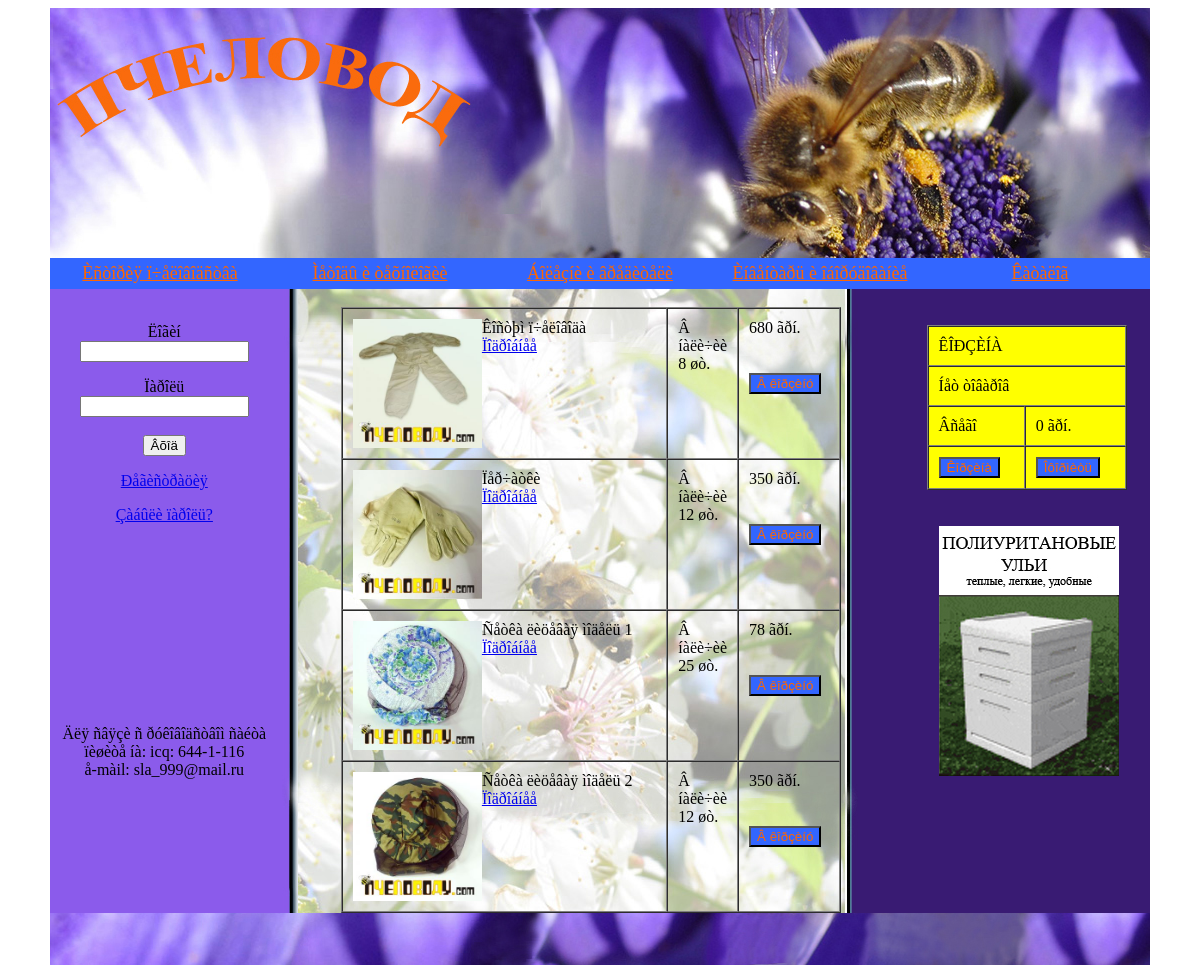
The page /index51.php on the database its author committed.
### tables this page shows
CREATE TABLE IF NOT EXISTS `price` (
  `id` int(5) NOT NULL AUTO_INCREMENT,
  `name` char(200) DEFAULT NULL,
  `price` char(10) DEFAULT NULL,
  `quantity` int(5) DEFAULT NULL,
  `detail` char(200) DEFAULT NULL,
  `file_name` char(200) DEFAULT NULL,
  PRIMARY KEY (`id`)
);

### index51.php (the view, shortened to what this page needs)
<!DOCTYPE html PUBLIC "-//W3C//DTD XHTML 1.0 Strict//EN"
    "http://www.w3.org/TR/xhtml1/DTD/xhtml1-strict.dtd">
<html xmlns="http://www.w3.org/1999/xhtml">
<head>
  <link rel="stylesheet" href="mmstyle.css" type="text/css" media="screen" />
</head>
<body>
    <table align="center" style=" table-layout:  auto" width="1100" border="0px" cellpadding="0" cellspacing="0" border="0" background="image/fon.jpg" bordercolorlight="#000000">
      <tr>
        <td colspan="3"><img src="image/baner.jpg" width="1100" height="250" align="top" alt="" />
         <div id="mainmenu">
                <ul id="nav">
                  <li><a href="#">Èñòîðèÿ ï÷åëîâîäñòâà</a>
                  </li>
                  <li><a href="#">Ìåòîäû è òåõíîëîãèè</a>
                  </li>
                  <li><a href="#">Áîëåçíè è âðåäèòåëè</a>
                  </li>
                  <li><a href="#">Èíâåíòàðü è îáîðóäîâàíèå</a>
                  </li>
                  <li><a href="#">Êàòàëîã</a>
                  </li>
                </ul>
            </div>
        </td>
      </tr>
      <tr>
        <td width="360" height="100" align="center" valign="top"><br>
            <?php
                if(isset($_SESSION['from1']))
                {
                    echo "Çäðàñòâóéòå, ".$_SESSION['from1']."!";
                    echo "<form action=\"index.php\" method=\"get\"><br><br>";
                    echo "<input type=\"submit\" name=\"sub\" value=\"Âûõîä\"/></p></form>";
                    if(isset($_GET['sub']))
                    {
                        session_destroy();
                    }
                }
                else
                {
                     echo "<form action=\"key.php\" method=\"get\">";
                     echo "<p align=\"center\"><label for=\"username\">Ëîãèí</label><br/>";
                     echo "<input name=\"username\" type=\"text\" size=\"18\"/></p>";
                     echo "<p align=\"center\"><label for=\"passwd\">Ïàðîëü</label><br/>";
                     echo "<input name=\"passwd\" type=\"password\" size=\"18\"/><br/><br>";
                     echo "<input type=\"submit\" name=\"sub\" value=\"Âõîä\"/></p>";
                     echo "<p align=\"center\"><a href=\"registr.php\">Ðåãèñòðàöèÿ</a><br/>";
                     echo "<p align=\"center\"><a href=\"#\">Çàáûëè ïàðîëü?</a><br/>";
                     echo "</form>";
                }
            ?>
        </td>
        <td rowspan="2" width="900" align="center">
        <br>
        <table align="center" border="1" bordercolorlight="#000000" width="500" cellspacing="0" cellpadding="10" >
          <tr>
            <td>
                <?php
                  $sum=0;$qaunt_tov=0;$res1 = 0;
                  $host="localhost";
                  $link = mysql_connect($host,"root") or die(mysql_errno($link).mysql_error($link));
                  $rez = mysql_query("select * from price") or die(mysql_errno($link).mysql_error($link));
                  $file_name = mysql_result($rez,0,"file_name");
                  echo "<img src=\"".$file_name."\"width=\"129\" height=\"129\" align=\"left\">";
                  echo mysql_result($rez,0,"name");
                  echo "<br><a href=\"#\">"."Ïîäðîáíåå"."</a>";
                ?>
            </td>
            <td valign="top" width="30">
            <?php
                $quantity = mysql_result($rez,0,"quantity");
                if($quantity>0){echo "Â íàëè÷èè<br>".$quantity." øò.";}
                else{echo "Íåò â íàëè÷èè";}
            ?>
            </td>
            <td valign="top">
            <?php
                $price = mysql_result($rez,0,"price");
                echo $price." ãðí.";
            ?>
            <form action="#" method="post">
            <br><br><input type="submit" name="korzina" value="Â êîðçèíó" size="6" style="background-color: #3366FF; color: #FF6600"/></form>
            </td>
          </tr>
          <tr>
            <td>
            <?php
                $file_name = mysql_result($rez,1,"file_name");
                echo "<img src=\"".$file_name."\"width=\"129\" height=\"129\" align=\"left\">";
                echo mysql_result($rez,1,"name");
                echo "<br><a href=\"#\">"."Ïîäðîáíåå"."</a>";
            ?>
            </td>
            <td valign="top">
            <?php
                $quantity = mysql_result($rez,1,"quantity");
                if($quantity>0){echo "Â íàëè÷èè<br>".$quantity." øò.";}
                else{echo "Íåò â íàëè÷èè";}
            ?>
            </td>
            <td valign="top">
            <?php
                $price = mysql_result($rez,1,"price");
                echo $price." ãðí.";
            ?>
            <form action="#" method="post">
            <br><br><input type="submit" name="korzina1" value="Â êîðçèíó" size="6" style="background-color: #3366FF; color: #FF6600"/></form>
            </td>
          </tr>
        <tr>
            <td>
            <?php
                $file_name = mysql_result($rez,2,"file_name");
                echo "<img src=\"".$file_name."\"width=\"129\" height=\"129\" align=\"left\">";
                echo mysql_result($rez,2,"name");
                echo "<br><a href=\"#\">"."Ïîäðîáíåå"."</a>";
            ?>
            </td>
            <td valign="top">
            <?php
                $quantity = mysql_result($rez,2,"quantity");
                if($quantity>0){echo "Â íàëè÷èè<br>".$quantity." øò.";}
                else{echo "Íåò â íàëè÷èè";}
            ?>
            </td>
            <td valign="top">
            <?php
                $price = mysql_result($rez,2,"price");
                echo $price." ãðí.";
            ?>
            <form action="#" method="post">
            <br><br><input type="submit" name="korzina3" value="Â êîðçèíó" size="6" style="background-color: #3366FF; color: #FF6600"/></form>
            </td>
          </tr>
          <tr>
            <td>
            <?php
                $file_name = mysql_result($rez,3,"file_name");
                echo "<img src=\"".$file_name."\"width=\"129\" height=\"129\" align=\"left\">";
                echo mysql_result($rez,3,"name");
                echo "<br><a href=\"#\">"."Ïîäðîáíåå"."</a>";
            ?>
            </td>
            <td valign="top">
            <?php
                $quantity = mysql_result($rez,1,"quantity");
                if($quantity>0){echo "Â íàëè÷èè<br>".$quantity." øò.";}
                else{echo "Íåò â íàëè÷èè";}
            ?>
            </td>
            <td valign="top">
            <?php
                $price = mysql_result($rez,1,"price");
                echo $price." ãðí.";
            ?>
            <form action="#" method="post">
            <br><br><input type="submit" name="korzina4" value="Â êîðçèíó" size="6" style="background-color: #3366FF; color: #FF6600"/></form>
            </td>
          </tr>
        </table>
        </td>
        <td rowspan="2" width="350" valign="top" align="center"><br><br>
        <table align="center" border="1" bordercolorlight="#000000" width="200" cellspacing="0" cellpadding="10" bgcolor="#FFFF00">
          <tr>
            <td colspan="2">ÊÎÐÇÈÍÀ</td>
          </tr>
          <tr>
            <td colspan="2">
            <?php
            if($sum>0)
            {
             ++$qaunt_tov;
             echo $qaunt_tov." òîâ.";
             $_SESSION["qaunt_tov1"]=$qaunt_tov;
            }
            else
            {
              echo "Íåò òîâàðîâ";
            }
            ?>
            </td>
          </tr>
          <tr>
            <td>Âñåãî</td>
            <td>
            <?php
                  if($sum>0)
                  {
                  $res1 = $sum+$res1;
                  echo $res1." ãðí.";
                  $_SESSION["res11"]=$res1;
                  $name_rec1 = $name_rec;
                  $quant_rec=1;
                  $price_rec1 = $price_rec;
                  $db_name1="mybase";
                  $table1="temp";
                  $host1="localhost";
                  $link1 = mysql_connect($host1,"root") or die(mysql_errno($link1).mysql_error($link1));
                  $db1 = mysql_select_db($db_name1,$link1) or die(mysql_errno($link1).mysql_error($link1));
                  $sql1 = "INSERT INTO temp(id,name,quantity,price) VALUES('$qaunt_tov','$name_rec1','$quant_rec','$price_rec1')";
                  $rez1 = mysql_query($sql1,$link1);
                  }
                  else
                  {
                    echo "0 ãðí.";
                  }
            ?>
            </td>
          </tr>
          <tr>
            <td><form action="korzina.php" method="post"><input type="submit" name="korzina_rez" value="Êîðçèíà" size="6" style="background-color: #3366FF; color: #FF6600"/></form></td>
            <td><form action="check.php" method="post"><input type="submit" name="form" value="Îôîðìèòü" size="20" style="background-color: #3366FF; color: #FF6600"/></form></td>
          </tr>
        </table>
        <br><br>
        &nbsp;<a href="#"><img src="image/ppu.jpg" width="180" height="250" alt="" /></a>
        </td>
      </tr>
      <tr>
        <td height="300" align="center"><br>
           Äëÿ ñâÿçè ñ ðóêîâîäñòâîì ñàéòà ïèøèòå íà:
            icq: 644-1-116<br>
                å-màil: sla_999@mail.ru
        </td>
      </tr>
    </table>
    <table align="center" width="1100" height="52" cellpadding="0" cellspacing="0" background="image/down.jpg">
      <tr>
        <td align="right">
        </td>
      </tr>
    </table>
</body>
</html>

### mmstyle.css (style rules this page uses)
#mainmenu { float:left; }
#mainmenu ul { margin: 0; padding: 0; list-style: none; }
#mainmenu ul li { position: relative; float:left; }
#mainmenu ul li a { float:left; color: #FF6600; width:220px; font-stretch: wider; font: bold; font-size:18px; padding: 5px 0 5px 0; text-align:center; background: #3366FF; }

### rows shown on the page
price: file_name (picture), name "Êîñòþì ï÷åëîâîäà", quantity "8", price "680"
price: file_name (picture), name "Ïåð÷àòêè", quantity "12", price "350"
price: file_name (picture), name "Ñåòêà ëèöåâàÿ ìîäåëü 1", quantity "25", price "78"
price: file_name (picture), name "Ñåòêà ëèöåâàÿ ìîäåëü 2"
